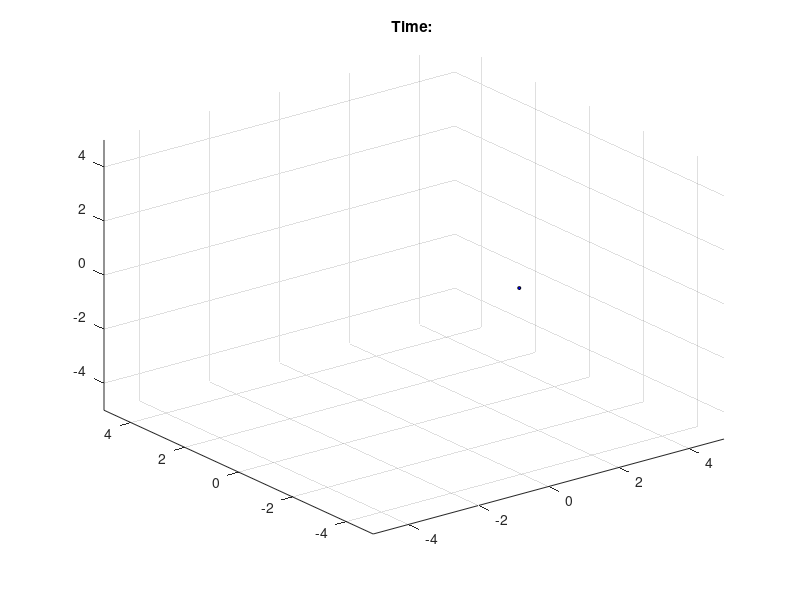

Write the MATLAB code that produced this figure. (Note: this script raises an error after producing the figure.)
view(135,45)                    %Starting view
AL = 5;                         %Define graph axis limits

grid on

L1=3;
L2=1;

Xh=[0 ; L1]';
Yh=[0 ; 0]';
Zh=[0 ; 0]';

Xv=[Xh(2) ; L1]';
Yv=[Yh(2) ; 0]';
Zv=[Zh(2) ; -L2]';

hold on
Harm  = fill3(Xh,Yh,Zh,'b'); 
Varm  = fill3(Xv,Yv,Zv,'g'); 

s=5;
M=scatter3(Xv(2),Yv(2),Zv(2),s,'filled','MarkerFaceColor','b','MarkerEdgeColor','k')


axis([-AL AL -AL AL -AL AL]);

theta=0;
phi=0;


TXT=title('Time: ')




for t=1:100:size(simTheta,1)
    TXT2=sprintf('Time:%.2f',simt(t));
    set(TXT,'String',TXT2);
    
    phi=simPhi(t);
    theta =-simTheta(t);
    
    Xh(2)= L1*cos(phi);
    Yh(2)=L1*sin(phi);
    
    Xva = 0;                
    Yva = L2*sin(theta);    
    Zva = -L2*cos(theta);   
    
    Xvb = Xva*cos(phi)-Yva*sin(phi)+L1*cos(phi);
    Yvb = Xva*sin(phi)+Yva*cos(phi) + L1*sin(phi);
    Zvb = Zva;
        
    
    Xv=[Xh(2);Xvb]';
    Yv=[Yh(2);Yvb]';
    Zv=[ 0   ;Zvb]';
    
    set(Harm,'XData',Xh);
    set(Harm,'YData',Yh);
    set(Harm,'ZData',Zh);
    %set(Harm,'FaceVertexCData',C);
    
    set(Varm,'XData',Xv);
    set(Varm,'YData',Yv);
    set(Varm,'ZData',Zv);
    %set(Varm,'FaceVertexCData',C);
    
%     if(rem(t,3)==0) 
%         M=scatter3(Xv(2),Yv(2),Zv(2),s,'filled','MarkerFaceColor','r','MarkerEdgeColor','k');
%     end
    
    set(M,'XData',Xv(2));
    set(M,'YData',Yv(2));
    set(M,'ZData',Zv(2));
    
    drawnow;

%     pause(0.0005); 
end
